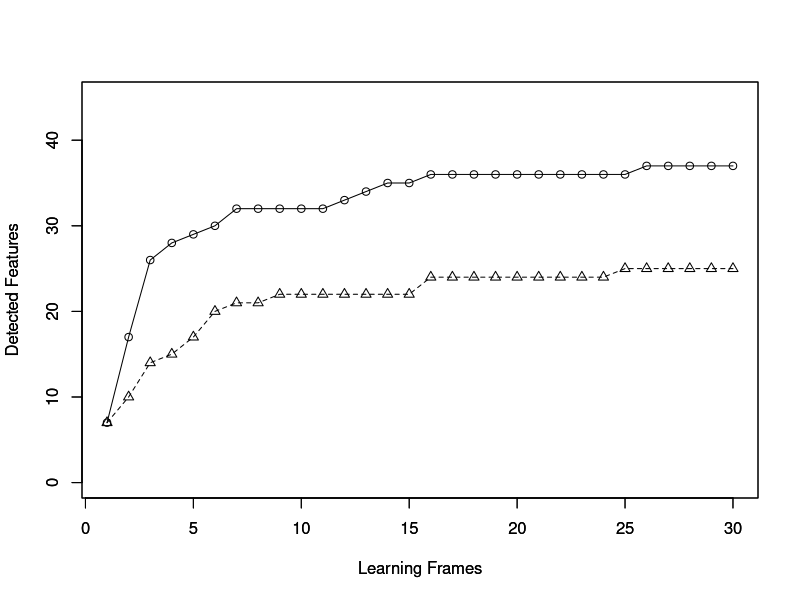

The R source for this figure:
d <- read.table("eval_ponyclean_full.dat", header=TRUE, sep=",")
x <- d[,1]
y <- d[,2]
plot(x, y, type = 'o', ylim = c(0, 45), lty=1, pch=1, xlab="Learning Frames", ylab="Detected Features");

d <- read.table("eval_ponyclean_ntb.dat", header=TRUE, sep=",")
x <- d[,1]
y <- d[,2]
par(new=TRUE)
plot(x, y, type = 'o', ylim = c(0, 45), lty=2, pch=2, xlab="Learning Frames", ylab="Detected Features")


#legend("topright", legend = c("SVM-pairwise"), text.width = strwidth("SVM-pairwise"), xjust = 1, yjust = 1, lty = c(1), pch = c(1), bty = "n", cex = 0.8, title = "")
